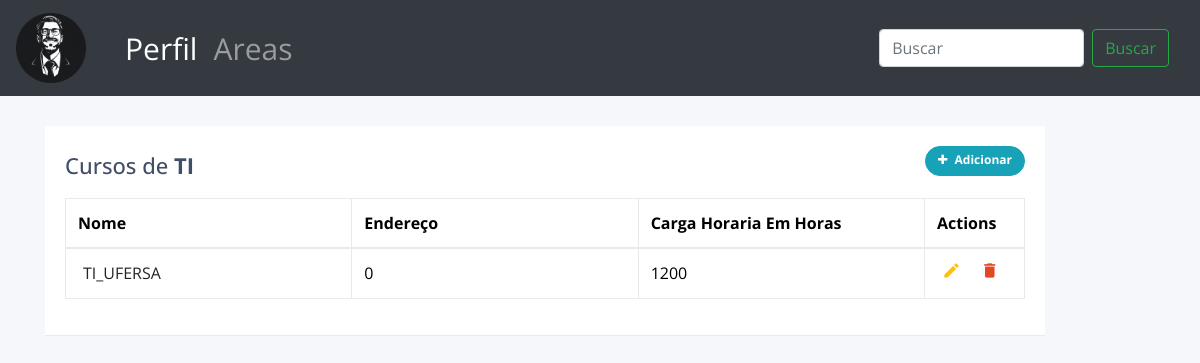
Before: /cursos/1/ with the older database file.
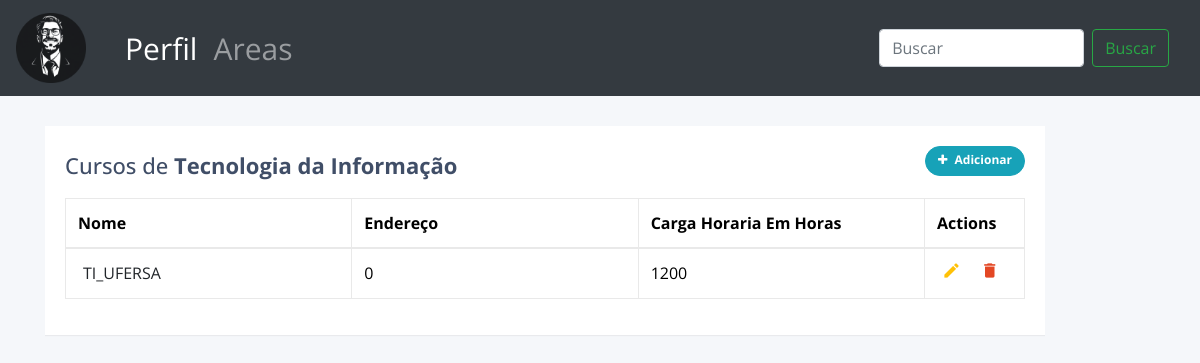
After: the same page with the newer database file.
### app/models.py (models this page shows, shortened)
class Area(models.Model):
    nome = models.CharField(max_length=150)
    material = models.IntegerField()
    descricao = models.TextField()
    imagem = models.ImageField(upload_to='area/', null=True, blank=True)

### app/views.py (the view)
# urls.py: path('cursos/<int:area_id>/', views.cursos, name='cursos'),
def cursos(request, area_id):
    area = models.Area.objects.get(id=area_id)
    cursos = models.Curso.objects.filter(area=area)
    context = {
        'area': area,
        'cursos': cursos
    }
    return render(request, 'app/cursos.html', context)

### app/templates/app/cursos.html (shortened to what this page needs)
{% extends "app/bloco.html" %}
{% block bloco %}
<div class="container-lg">
    <div class="table-responsive" style="width: 1000px;">
        <div class="table-wrapper">
            <div class="table-title">
                <div class="row">
                    <div class="col-sm-8"><h2>Cursos de<b> {{ area.nome }}</b></h2></div>
                    <div class="col-sm-4">
                        <a href="{% url 'cadastro_curso' %}" class="btn btn-info add-new"><i class="fa fa-plus"></i> Adicionar</a>
                    </div>
                </div>
            </div>
            <table class="table table-bordered">
                <thead>
                    <tr>
                        <th>Nome</th>
                        <th>Endereço</th>
                        <th>Carga Horaria Em Horas</th>
                        <th>Actions</th>
                    </tr>
                </thead>
                <tbody>
                    {% for c in cursos %}
                        <tr>
                            <td><a class="link-dark link-offset-2 link-underline-opacity-25 link-underline-opacity-30-hover"  href="{{ c.link }}">{{ c.nome }}</a></td>
                            <td>{{ c.endereco }}</td>
                            <td>{{ c.carga_horaria }}</td>
                            <td>
                                <a href="{% url 'editar_curso' c.id %}" class="edit" title="Edit" data-toggle="tooltip"><i class="material-icons">&#xE254;</i></a>
                                <a href="{% url 'deletar_curso' c.id %}" class="delete" title="Delete" data-toggle="tooltip"><i class="material-icons">&#xE872;</i></a>
                            </td>
                        </tr>
                    {% endfor %}
                </tbody>
            </table>
        </div>
    </div>
</div>
{% endblock %}

Changed rows visible on the page:
changed Area: nome "TI" → "Tecnologia da Informação"
